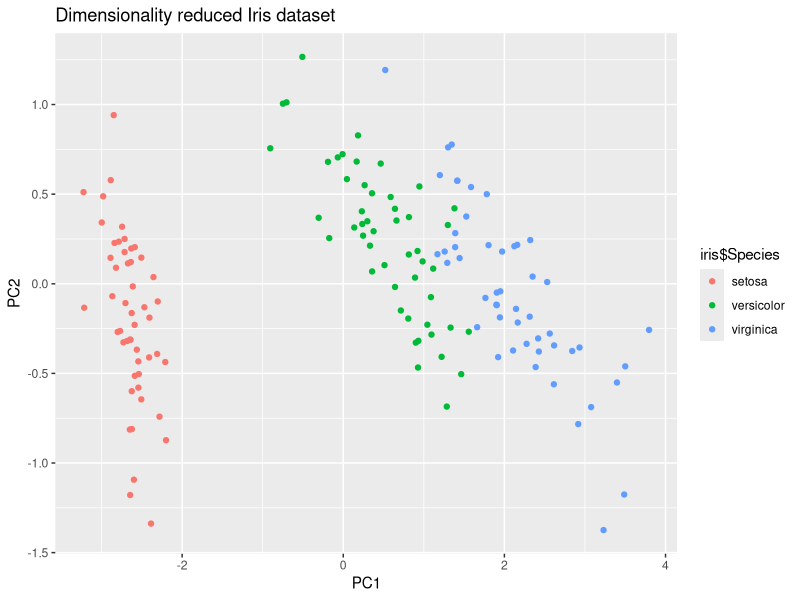

This figure's R source:
library(ggplot2)

data("iris")
str(iris)
summary(iris)

#Normalizing dataset(mean = 0)

iris$Sepal.Length <- iris$Sepal.Length - mean(iris$Sepal.Length)
iris$Sepal.Width <- iris$Sepal.Width - mean(iris$Sepal.Width)
iris$Petal.Length <- iris$Petal.Length - mean(iris$Petal.Length)
iris$Petal.Width <- iris$Petal.Width - mean(iris$Petal.Width)

#Calculating covariance matrix
covariance_matrix <- cov(iris[,1:4])
dim(covariance_matrix)

#Calculating eigen vector with eigen values
Eigen_vector <- eigen(covariance_matrix)

#Reducing dataset to 2 dimensions
reduced_vector <- Eigen_vector$vectors[,1:2]

#Deriving final data in 2 dimensions
transposed_vector <- t(reduced_vector)
dim(transposed_vector)

transposed_data <- t(iris[-5])
dim(transposed_data)

#final data
final_data <- t(transposed_vector %*% transposed_data)
names <- c('PC1','PC2')
colnames(final_data)<- names

final_data <- as.data.frame(final_data)

#Visualizing reduced dataset
ggplot(data = final_data, aes(x = PC1, y = PC2)) + geom_point(aes(color = iris$Species)) + ggtitle("Dimensionality reduced Iris dataset")
